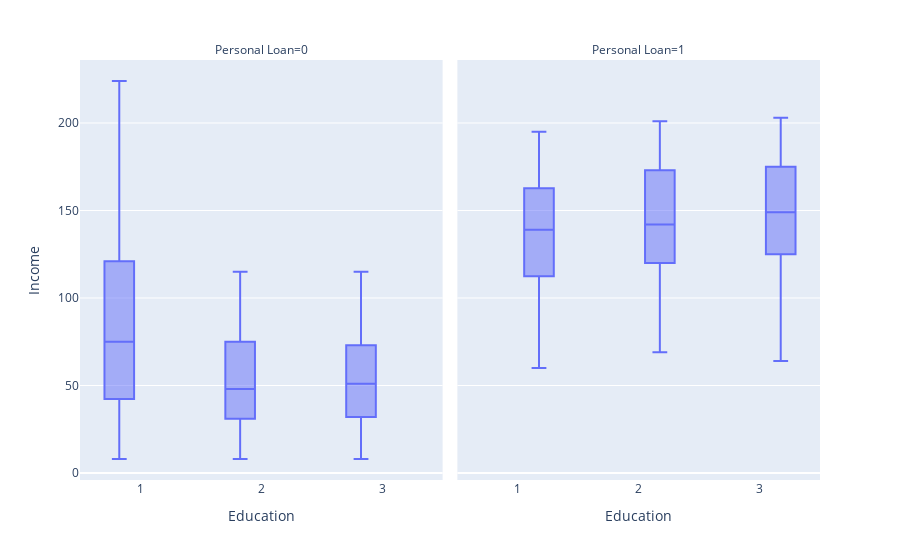

Here is the notebook cell this chart was saved with:
### Code cell
ps.box(data, x = 'Education', y = 'Income', facet_col = 'Personal Loan')

### Figure 1 — Plotly figure (JSON) as saved in the notebook; plotly's stock layout.template omitted (floating-point values rounded to 4 significant figures; data arrays with more than 128 entries replaced by an {"elided": "..."} marker saying what was removed)
{"data": [{"alignmentgroup": "True", "hovertemplate": "Personal Loan=0<br>Education=%{x}<br>Income=%{y}<extra></extra>", "legendgroup": "", "marker": {"color": "#636efa"}, "name": "", "notched": false, "offsetgroup": "", "orientation": "v", "showlegend": false, "type": "box", "x": {"elided": "4520 int values"}, "x0": " ", "xaxis": "x", "y": {"elided": "4520 int values"}, "y0": " ", "yaxis": "y"}, {"alignmentgroup": "True", "hovertemplate": "Personal Loan=1<br>Education=%{x}<br>Income=%{y}<extra></extra>", "legendgroup": "", "marker": {"color": "#636efa"}, "name": "", "notched": false, "offsetgroup": "", "orientation": "v", "showlegend": false, "type": "box", "x": {"elided": "480 int values"}, "x0": " ", "xaxis": "x2", "y": {"elided": "480 int values"}, "y0": " ", "yaxis": "y2"}], "layout": {"annotations": [{"font": {}, "showarrow": false, "text": "Personal Loan=0", "x": 0.245, "xanchor": "center", "xref": "paper", "y": 1, "yanchor": "bottom", "yref": "paper"}, {"font": {}, "showarrow": false, "text": "Personal Loan=1", "x": 0.755, "xanchor": "center", "xref": "paper", "y": 1, "yanchor": "bottom", "yref": "paper"}], "autosize": true, "boxmode": "group", "legend": {"tracegroupgap": 0}, "margin": {"t": 60}, "xaxis": {"anchor": "y", "autorange": true, "domain": [0, 0.49], "range": [0.5, 3.5], "title": {"text": "Education"}, "type": "linear"}, "xaxis2": {"anchor": "y2", "autorange": true, "domain": [0.51, 1], "matches": "x", "range": [0.5, 3.5], "title": {"text": "Education"}, "type": "linear"}, "yaxis": {"anchor": "x", "autorange": true, "domain": [0, 1], "range": [-4, 236], "title": {"text": "Income"}, "type": "linear"}, "yaxis2": {"anchor": "x2", "autorange": true, "domain": [0, 1], "matches": "y", "range": [-4, 236], "showticklabels": false, "type": "linear"}}}
